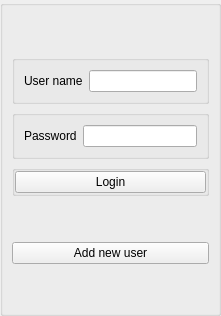
          <widget class="QWidget" name="login_user_tab">
           <layout class="QHBoxLayout" name="horizontalLayout_41">
            <property name="spacing">
             <number>0</number>
            </property>
            <property name="leftMargin">
             <number>0</number>
            </property>
            <property name="topMargin">
             <number>0</number>
            </property>
            <property name="rightMargin">
             <number>0</number>
            </property>
            <property name="bottomMargin">
             <number>0</number>
            </property>
            <item>
             <widget class="QGroupBox" name="groupBox_5">
              <property name="styleSheet">
               <string notr="true"/>
              </property>
              <property name="title">
               <string/>
              </property>
              <layout class="QVBoxLayout" name="verticalLayout_19">
               <item>
                <spacer name="verticalSpacer_2">
                 <property name="orientation">
                  <enum>Qt::Vertical</enum>
                 </property>
                 <property name="sizeType">
                  <enum>QSizePolicy::Expanding</enum>
                 </property>
                 <property name="sizeHint" stdset="0">
                  <size>
                   <width>20</width>
                   <height>40</height>
                  </size>
                 </property>
                </spacer>
               </item>
               <item>
                <widget class="QGroupBox" name="login_user_box">
                 <property name="title">
                  <string/>
                 </property>
                 <layout class="QHBoxLayout" name="horizontalLayout_42">
                  <item>
                   <widget class="QLabel" name="login_user_name_lable">
                    <property name="text">
                     <string>User name</string>
                    </property>
                   </widget>
                  </item>
                  <item>
                   <widget class="QLineEdit" name="login_user_name_value"/>
                  </item>
                 </layout>
                </widget>
               </item>
               <item>
                <widget class="QGroupBox" name="login_password_box">
                 <property name="title">
                  <string/>
                 </property>
                 <layout class="QHBoxLayout" name="horizontalLayout_57">
                  <item>
                   <widget class="QLabel" name="login_password_label">
                    <property name="text">
                     <string>Password</string>
                    </property>
                   </widget>
                  </item>
                  <item>
                   <widget class="QLineEdit" name="login_password_value"/>
                  </item>
                 </layout>
                </widget>
               </item>
               <item>
                <widget class="QGroupBox" name="pick_user">
                 <property name="sizePolicy">
                  <sizepolicy hsizetype="MinimumExpanding" vsizetype="Preferred">
                   <horstretch>0</horstretch>
                   <verstretch>0</verstretch>
                  </sizepolicy>
                 </property>
                 <property name="title">
                  <string/>
                 </property>
                 <layout class="QVBoxLayout" name="verticalLayout_18">
                  <property name="leftMargin">
                   <number>0</number>
                  </property>
                  <property name="topMargin">
                   <number>0</number>
                  </property>
                  <property name="rightMargin">
                   <number>0</number>
                  </property>
                  <property name="bottomMargin">
                   <number>0</number>
                  </property>
                  <item>
                   <widget class="QPushButton" name="user_login">
                    <property name="text">
                     <string>Login</string>
                    </property>
                   </widget>
                  </item>
                 </layout>
                </widget>
               </item>
               <item>
                <spacer name="verticalSpacer_4">
                 <property name="orientation">
                  <enum>Qt::Vertical</enum>
                 </property>
                 <property name="sizeType">
                  <enum>QSizePolicy::Preferred</enum>
                 </property>
                 <property name="sizeHint" stdset="0">
                  <size>
                   <width>20</width>
                   <height>40</height>
                  </size>
                 </property>
                </spacer>
               </item>
               <item>
                <widget class="QPushButton" name="add_new_user">
                 <property name="text">
                  <string>Add new user</string>
                 </property>
                </widget>
               </item>
               <item>
                <spacer name="verticalSpacer_3">
                 <property name="orientation">
                  <enum>Qt::Vertical</enum>
                 </property>
                 <property name="sizeType">
                  <enum>QSizePolicy::Expanding</enum>
                 </property>
                 <property name="sizeHint" stdset="0">
                  <size>
                   <width>20</width>
                   <height>40</height>
                  </size>
                 </property>
                </spacer>
               </item>
              </layout>
             </widget>
            </item>
           </layout>
          </widget>
